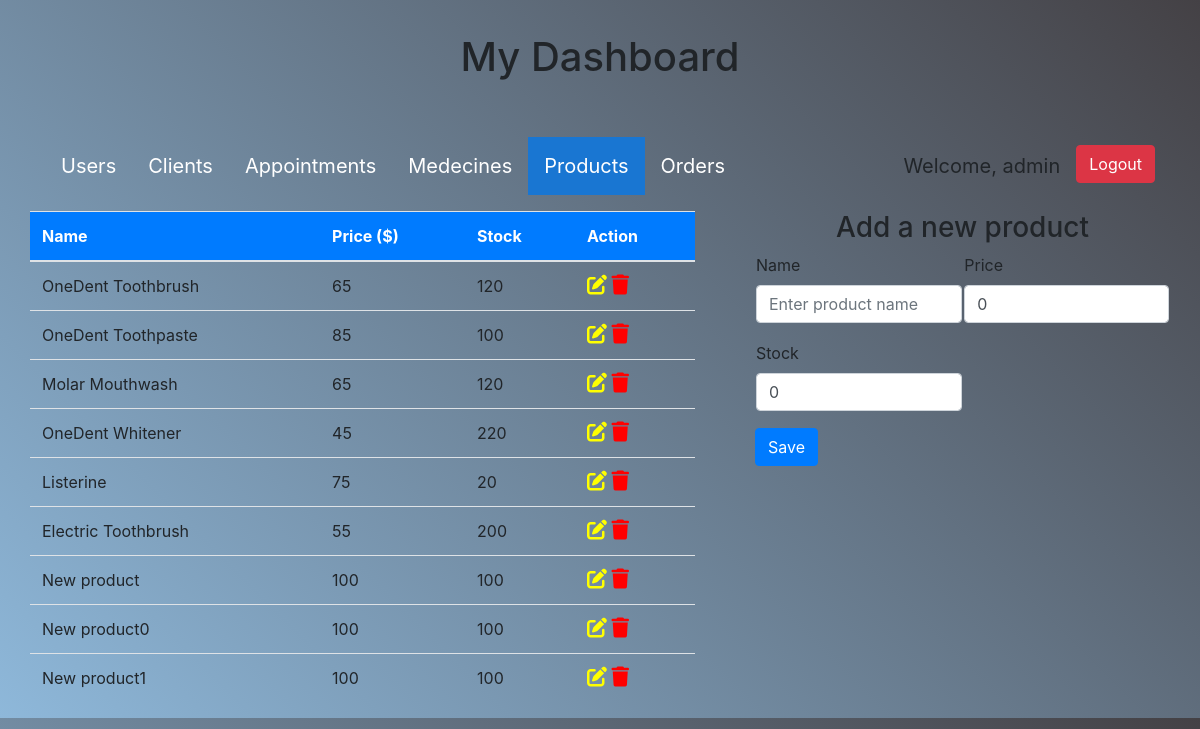
Screenshot of /clinic_php/products.php (signed in) with the database file from the repository.
### tables this page shows
CREATE TABLE `products` (
  `product_id` int(11) NOT NULL,
  `product_name` varchar(100) NOT NULL,
  `price` double NOT NULL,
  `stock` int(11) NOT NULL
);

### clinic_php/products.php (the view, shortened to what this page needs)
<?php
include "config.php";
$name = "";
$price = 0;
$stock = 0;
$edit = false;
$result = $con->query("SELECT * from products") or die($con->error);
?>
<!doctype html>
<html>
   <head>
      <link rel="stylesheet" href="styles.css?v=<?php echo time(); ?>">
      <link href="https://maxcdn.bootstrapcdn.com/bootstrap/4.0.0-beta/css/bootstrap.min.css" rel="stylesheet"/>
   </head>
   <body>
      <div class="container">
         <center>
            <h1 style="margin-top: 3%;">My Dashboard</h1>
         </center>
         <ul style="margin-top:5%;">
            <li><a href="admin.php">Users</a></li>
            <li><a href="clients.php">Clients</a></li>
            <li><a href="appointments.php">Appointments</a></li>
            <li><a href="medecines.php">Medecines</a></li>
            <li><a href="products.php" class="active">Products</a></li>
            <li><a href="orders.php">Orders</a></li>
            <li style="float:right">
               <form method='post' action=""><input style="margin-top:10%;" type="submit" value="Logout" name="logout" class="btn btn-danger"></form>
            </li>
            <li style="float:right"><a style="pointer-events: none;">Welcome, <?php print ($_SESSION['username'])?></a></li>
         </ul>
         <div class="row">
            <div class="col-sm-7">
               <div class="row" justify-content-center>
                  <table class="table">
                     <thead>
                        <tr class="bg-primary" style="color: white;">
                           <th>Name</th>
                           <th>Price ($)</th>
                           <th>Stock</th>
                           <th colspan="2">Action</th>
                        </tr>
                     </thead>
                     <?php
                        while ($row = $result->fetch_assoc()):?>
                     <tr>
                        <td><?php echo $row['product_name']; ?></td>
                        <td><?php echo $row['price']; ?></td>
                        <td><?php echo $row['stock']; ?></td>
                        <td>
                           <a href="products.php?edit=<?php echo $row['product_id']; ?>"><i class='fas fa-edit' style='font-size:20px;color:yellow'></i></a>
                           <a href="products.php?delete=<?php echo $row['product_id']; ?>"><i class='fas fa-trash' style='font-size:20px;color:red'></i></a>
                        </td>
                     </tr>
                     <?php endwhile; ?>
                  </table>
               </div>
            </div>
            <div class="col-sm-5" style="padding-left: 75px;">
               <div class="row justify-content-center">
                  <?php
                     if($edit == true):
                     ?>
                  <h3>Update existing product</h3>
                  <?php else: ?>
                  <h3>Add a new product</h3>
                  <?php endif ?>
                  <form action="" method="POST">
                     <table>
                        <tr>
                           <td>
                              <div class="form-group">
                                 <label>Name</label>
                                 <input class="form-control" type="text" name="name"
                                    value="<?php echo $name; ?>"
                                    placeholder="Enter product name" required>
                              </div>
                           </td>
                           <td>
                              <div class="form-group">
                                 <label>Price</label>
                                 <input class="form-control" type="text" name="price"
                                    value="<?php echo $price; ?>"
                                    placeholder="Enter price" required>
                              </div>
                           </td>
                        </tr>
                        <tr>
                           <td>
                              <div class="form-group">
                                 <label>Stock</label>
                                 <input class="form-control" type="text" name="stock"
                                    value="<?php echo $stock; ?>"
                                    placeholder="Enter stock" required>
                              </div>
                           </td>
                           <td>
                           </td>
                        </tr>
                     </table>
                     <div class="form-group">
                     <?php
                        if($edit == true):
                        ?>
                     <button class="btn btn-info" type="submit" name="update">Update</button>
                     <?php else: ?>
                     <button class="btn btn-primary" type="submit" name="save">Save</button>
                     <?php endif ?>
                     </div>
                  </form>
                  </div>
               </div>
            </div>
         </div>
   </body>
</html>

### clinic_php/styles.css (style rules this page uses)
.container { width: 40%; margin: 0 auto; }
ul { list-style-type: none; margin: 0; padding: 0; overflow: hidden; }
li { float: left; }
li a { display: block; color: white; text-align: center; padding: 14px 16px; text-decoration: none; font-size: 20px; }
.active { background-color: #1976D2; color: white; }
.container { position: relative; z-index: 1; max-width: 300px; margin: 0 auto; }
body { background-image: linear-gradient(45deg, #8eb8da, #444145); font-family: "Roboto", sans-serif; -webkit-font-smoothing: antialiased; -moz-osx-font-smoothing: grayscale; }

### rows the page displays
products: product_name "OneDent Toothbrush", price "65", stock "120"
products: product_name "OneDent Toothpaste", price "85", stock "100"
products: product_name "Molar Mouthwash", price "65", stock "120"
products: product_name "OneDent Whitener", price "45", stock "220"
products: product_name "Listerine", price "75", stock "20"
products: product_name "Electric Toothbrush", price "55", stock "200"
products: product_name "New product", price "100", stock "100"
products: product_name "New product0", price "100", stock "100"
products: product_name "New product1", price "100", stock "100"

### other values shown
$_SESSION['username'] "admin"
